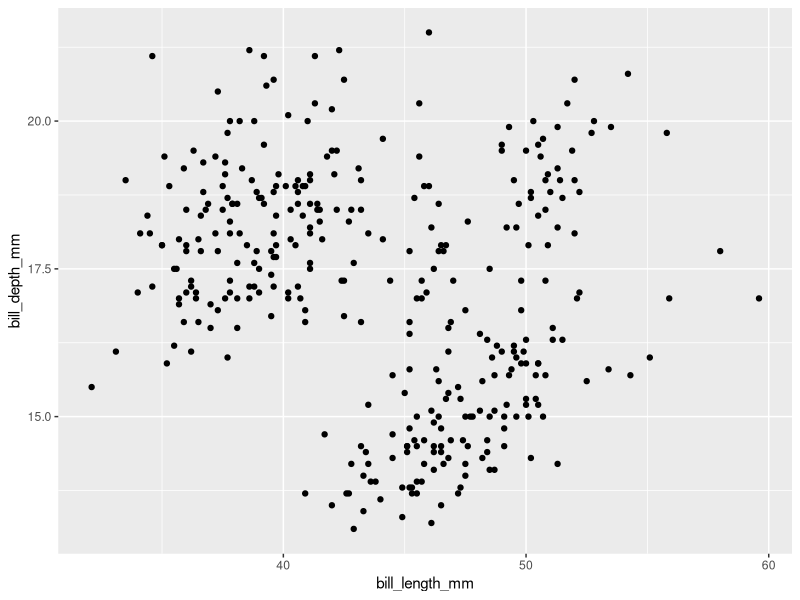
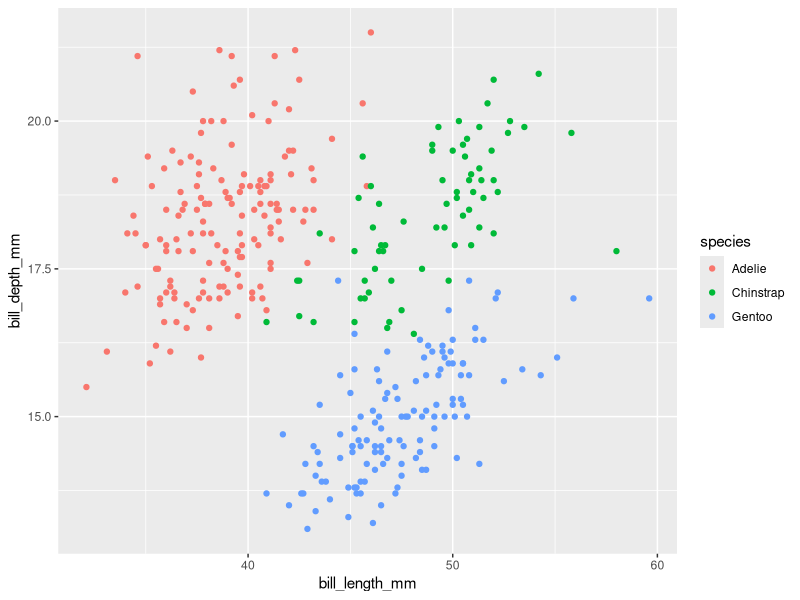
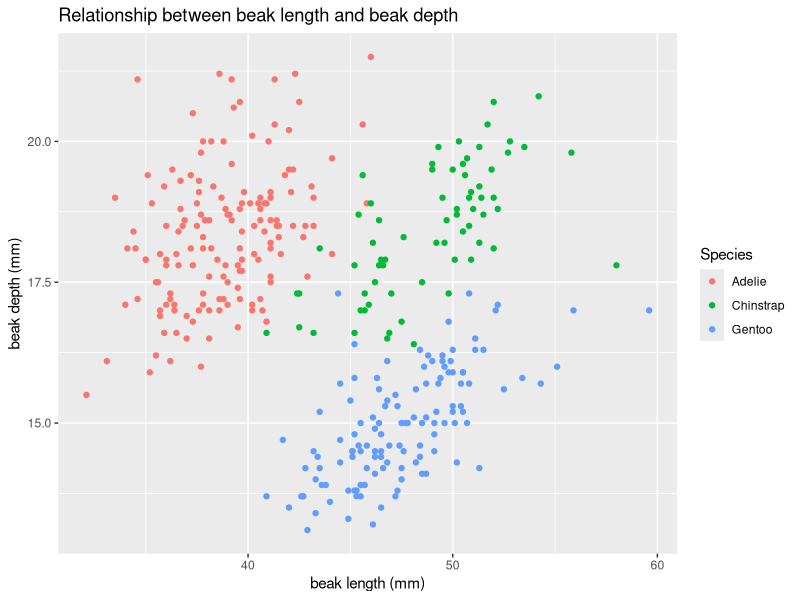
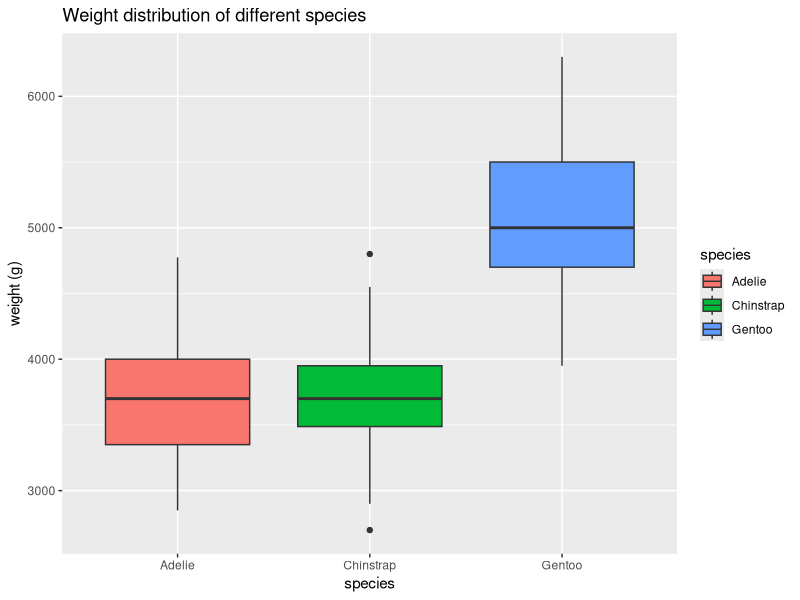

Source code (R) for these figures, in order:
## ---- chunk 1
knitr::opts_chunk$set(echo = TRUE)
# Load required libraries
library(tidyverse)
library(palmerpenguins)
library(ggplot2)
## ---- chunk 2
str(penguins)
## ---- chunk 3
str(penguins_raw)
## ---- chunk 4
colnames(penguins)
## ---- chunk 5
ggplot(data = penguins, aes(x = bill_length_mm, y = bill_depth_mm)) +
  geom_point()
## ---- chunk 6
ggplot(data = penguins, aes(x = bill_length_mm, y = bill_depth_mm, color = species)) +
  geom_point()
## ---- chunk 7
ggplot(data = penguins, aes(x = bill_length_mm, y = bill_depth_mm, color = species)) +
  geom_point() +
  labs(
    title = "Relationship between beak length and beak depth",
    x = "beak length (mm)",
    y = "beak depth (mm)",
    color = "Species"
  )
## ---- chunk 8
ggplot(data = penguins, aes(x = species, y = body_mass_g, fill = species)) +
  geom_boxplot() +
  labs(
    title = "Weight distribution of different species",
    x = "species",
    y = "weight (g)",
    fill = "species"
  )
